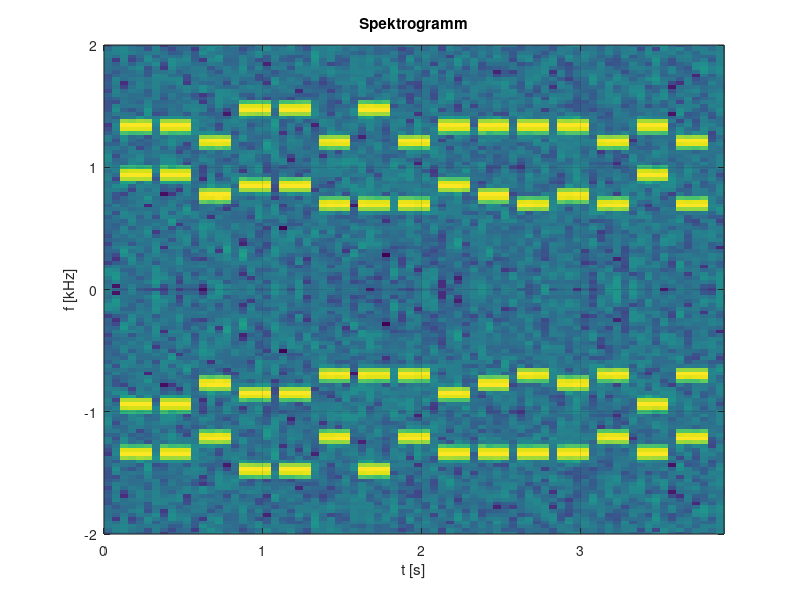

This figure's MATLAB source:
function sig_spektrum_beispiel_3
% Anzeige des Spektrogramms eines Mehrfrequenzsignals
%
%------------------------------------------------
% (c) Eberhard Gamm (www.ibega.de),
%     LIKE (www.like.e-technik.uni-erlangen.de),
%     2013
%------------------------------------------------

close all;

if exist('sig_spektrum_beispiel.mat','file') == 0
    fprintf(1,'Bitte zunaechst sig_spektrum_beispiel.m ausfuehren !\n');
    return;
end
load sig_spektrum_beispiel.mat;

figure(1);
imagesc(t,0.001 * f,s_x.');
set(gca,'YDir','normal');
grid on;
axis([0 3.9 -2 2]);
xlabel('t [s]');
ylabel('f [kHz]');
title('Spektrogramm');
